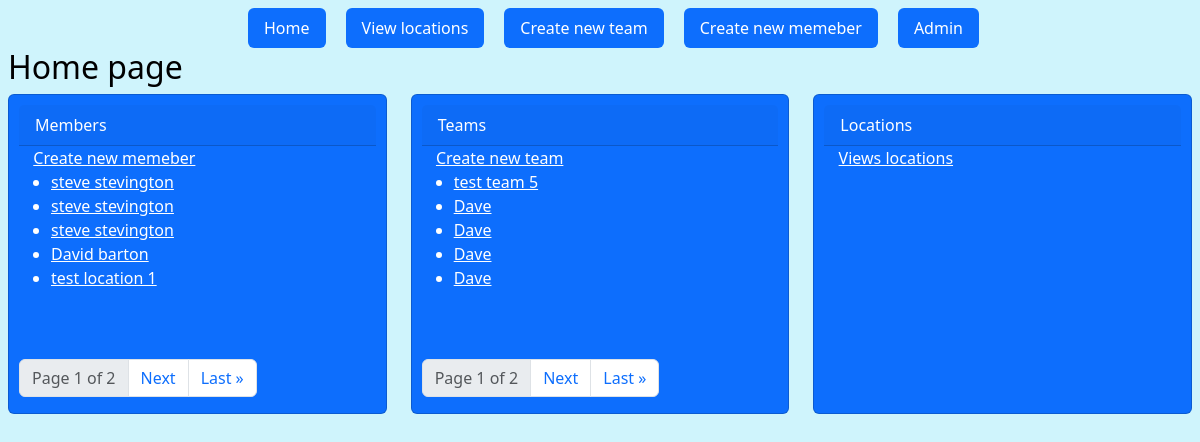
The page / on the database its author committed.
### teams/models.py (models this page shows, shortened)
class Member(models.Model):
    name = models.CharField(max_length=30)
    role = models.CharField(max_length=10, default="member")
    startDate = models.DateField(default = date.today())
    location = models.ForeignKey(Location, on_delete=models.CASCADE)
    team = models.ForeignKey(Team, on_delete=models.CASCADE)

class Team(models.Model):
    name = models.CharField(max_length=30)
    location = models.ForeignKey(Location, on_delete=models.CASCADE)

### teams/views.py (the view)
# urls.py: path("", homepage, name="home"),
def homepage(request):
    pMembers = Paginator(Member.objects.all(), 5)
    pTeams = Paginator(Team.objects.all(), 5)
    Mpage = request.GET.get("mPage")
    Tpage = request.GET.get("tPage")
    members = pMembers.get_page(Mpage)
    teams = pTeams.get_page(Tpage)
    return render(request, "teams/homepage.html", {
        "members": members,
        "teams": teams
    })

### teams/templates/teams/homepage.html (shortened to what this page needs)
{% extends "base.html" %} {% block content%}
<h2>Home page</h2>
<div class="row">
  <div class="col">
    <div
      class="card text-bg-primary mb-3"
      style="padding: 10px; max-width: 28rem; height: 20rem"
    >
      <div class="card-text">
        <div class="card-header">Members</div>
        <a href="{% url 'memberCreate' %}" style="color: white; margin-left: 4%"
          >Create new memeber</a
        >
        <ul>
          {% for member in members %}
          <li>
            <a href="{% url 'memberDetail' member.id %}" style="color: white">
              {{ member.name }}
            </a>
          </li>
          {% endfor %}
        </ul>
        <nav>
          <ul
            class="pagination justify-content-end"
            style="position: absolute; bottom: 0"
          >
            <li class="page-item disabled">
              <a class="page-link"
                >Page {{members.number}} of {{members.paginator.num_pages}}</a
              >
            </li>
            {% if members.has_next %}
            <li class="page-item">
              <a href="?mPage={{ members.next_page_number }}" class="page-link"
                >Next</a
              >
            </li>
            <li class="page-item">
              <a
                href="?mPage={{ members.paginator.num_pages }}"
                class="page-link"
                >Last &raquo</a
              >
            </li>
            {% endif %}
          </ul>
        </nav>
      </div>
    </div>
  </div>
  <div class="col">
    <div
      class="card text-bg-primary mb-3"
      style="padding: 10px; max-width: 28rem; height: 20rem"
    >
      <div class="card-text">
        <div class="card-header">Teams</div>
        <a href="{% url 'teamCreate' %}" style="color: white; margin-left: 4%"
          >Create new team</a
        >
        <ul>
          {% for team in teams %}
          <li>
            <a href="{% url 'teamDetail' team.id %}" style="color: white">
              {{ team.name }}
            </a>
          </li>
          {% endfor %}
        </ul>
        <nav>
          <ul
            class="pagination justify-content-end"
            style="position: absolute; bottom: 0"
          >
            <li class="page-item disabled">
              <a class="page-link"
                >Page {{teams.number}} of {{teams.paginator.num_pages}}</a
              >
            </li>
            {% if teams.has_next %}
            <li class="page-item">
              <a href="?tPage={{ teams.next_page_number }}" class="page-link"
                >Next</a
              >
            </li>
            <li class="page-item">
              <a href="?tPage={{ teams.paginator.num_pages }}" class="page-link"
                >Last &raquo</a
              >
            </li>
            {% endif %}
          </ul>
        </nav>
      </div>
    </div>
  </div>
  <div class="col">
    <div
      class="card text-bg-primary mb-3"
      style="padding: 10px; max-width: 28rem; height: 20rem"
    >
      <div class="card-text">
        <div class="card-header">Locations</div>
        <p>
          <a href="{% url 'locations' %}" style="color: white; margin-left: 4%"
            >Views locations</a
          >
        </p>
      </div>
    </div>
  </div>
</div>
{% endblock %}

### teams/templates/base.html (shortened to what this page needs)
{% load static %}
<!DOCTYPE html>
<html>
  <head>
    <link
      href="https://cdn.jsdelivr.net/npm/bootstrap@5.3.0-alpha3/dist/css/bootstrap.min.css"
      rel="stylesheet"
    />
  </head>
  <body class="bg-info-subtle p-2 text-black">
    <div class="container">
      <div class="col offset-2">
        <nav class="nav nav-pills">
            <a class="nav-link active" href="{% url 'home' %}" style="margin-left: 20px; text-align: center;">Home</a>
          <li class="nav-item">
            <a class="nav-link active" href="{% url 'locations' %}" style="margin-left: 20px; text-align: center;">View locations</a>
          </li>
            <li class="nav-item">
              <a class="nav-link active" href="{% url 'teamCreate' %}" style="margin-left: 20px; text-align: center;">Create new team</a>
            </li>
            <li class="nav-item">
              <a class="nav-link active" href="{% url 'memberCreate' %}" style="margin-left: 20px; text-align: center;">Create new memeber</a>
            </li>
            <li class="nav-item">
              <a class="nav-link active" href="/admin" style="margin-left: 20px; text-align: center;">Admin</a></li>
          </nav>
        </div>
      </div>
    {% block content%} {% endblock %}
  </body>
</html>

### rows shown on the page
Member: name "steve stevington"
Member: name "steve stevington"
Member: name "steve stevington"
Member: name "David barton"
Member: name "test location 1"
Team: name "test team 5"
Team: name "Dave"
Team: name "Dave"
Team: name "Dave"
Team: name "Dave"

### other values the page prints
{{ members.number }} "1"
{{ members.paginator.num_pages }} "2"
{{ teams.number }} "1"
{{ teams.paginator.num_pages }} "2"
